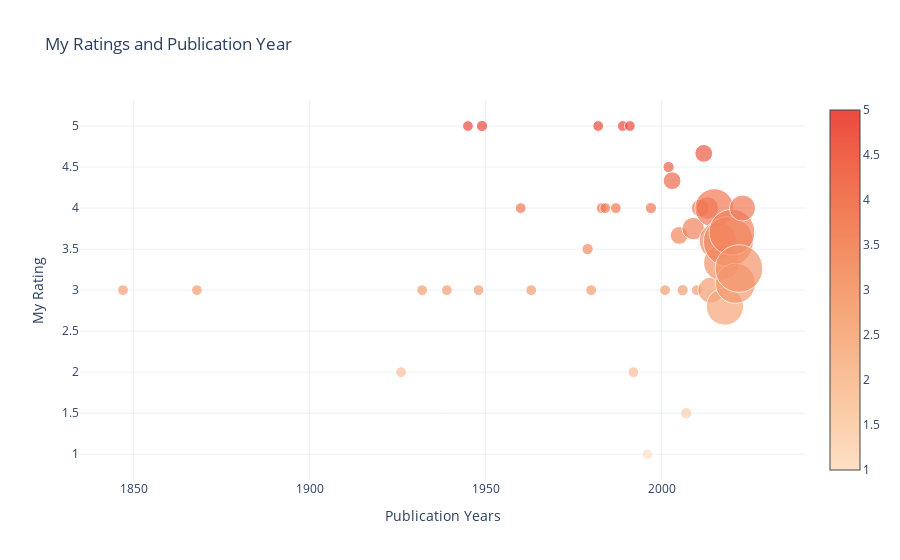

The code cell stored with this chart in its notebook:
### Markdown cell above
# vizualising publication year

### Code cell
from apps.viz import viz_pub_year
fig = viz_pub_year(myreads)
fig.show()

### Figure 1 — Plotly figure (JSON) as saved in the notebook; plotly's stock layout.template omitted (floating-point values rounded to 4 significant figures)
{"data": [{"hoverinfo": "text", "marker": {"color": [3, 3, 2, 3, 3, 5, 3, 5, 4, 3, 3.5, 3, 5, 4, 4, 4, 5, 5, 2, 1, 4, 3, 4.5, 4.333, 3.667, 3, 1.5, 3.75, 3, 4, 4.667, 4, 3, 4, 3.6, 3.333, 2.8, 3.591, 3.706, 3.083, 3.263, 4], "colorscale": [[0, "rgb(253, 224, 197)"], [0.1667, "rgb(250, 203, 166)"], [0.3333, "rgb(248, 181, 139)"], [0.5, "rgb(245, 158, 114)"], [0.6667, "rgb(242, 133, 93)"], [0.8333, "rgb(239, 106, 76)"], [1, "rgb(235, 74, 64)"]], "showscale": true, "size": [1, 1, 1, 1, 1, 1, 1, 1.04, 1, 1, 1.04, 1, 1, 1, 1, 1, 1, 1, 1, 1, 1.04, 1, 1.04, 1.648, 1.648, 1.04, 1.04, 2.079, 1, 1.648, 1.648, 2.079, 2.414, 3.597, 3.454, 3.296, 3.454, 4.637, 4.25, 3.727, 4.417, 2.414], "sizemode": "diameter", "sizeref": 0.09273}, "mode": "markers", "text": ["<span style='font-size: 16px;'>1847</span><br>Jane Eyre - Rating: 3<br>", "<span style='font-size: 16px;'>1868</span><br>Little Women - Rating: 3<br>", "<span style='font-size: 16px;'>1926</span><br>Fiesta: The Sun Also Rises - Rating: 2<br>", "<span style='font-size: 16px;'>1932</span><br>Brave New World - Rating: 3<br>", "<span style='font-size: 16px;'>1939</span><br>And Then There Were None - Rating: 3<br>", "<span style='font-size: 16px;'>1945</span><br>Animal Farm - Rating: 5<br>", "<span style='font-size: 16px;'>1948</span><br>In Cold Blood - Rating: 3<br>", "<span style='font-size: 16px;'>1949</span><br>1984 - Rating: 5<br>Animal Farm / 1984 - Rating: 5<br>", "<span style='font-size: 16px;'>1960</span><br>To Kill a Mockingbird - Rating: 4<br>", "<span style='font-size: 16px;'>1963</span><br>The Bell Jar - Rating: 3<br>", "<span style='font-size: 16px;'>1979</span><br>The Hitchhiker's Guide to the Galaxy (The Hitchhiker's Guide to the Galaxy, #1) - Rating: 3<br>Kindred - Rating: 4<br>", "<span style='font-size: 16px;'>1980</span><br>The Clan of the Cave Bear (Earth's Children, #1) - Rating: 3<br>", "<span style='font-size: 16px;'>1982</span><br>The House of the Spirits - Rating: 5<br>", "<span style='font-size: 16px;'>1983</span><br>The Life and Loves of a She Devil - Rating: 4<br>", "<span style='font-size: 16px;'>1984</span><br>The House on Mango Street - Rating: 4<br>", "<span style='font-size: 16px;'>1987</span><br>Eva Luna - Rating: 4<br>", "<span style='font-size: 16px;'>1989</span><br>Mengele Zoo (Mino-series #1) - Rating: 5<br>", "<span style='font-size: 16px;'>1991</span><br>Wild Swans: Three Daughters of China - Rating: 5<br>", "<span style='font-size: 16px;'>1992</span><br>The Secret History - Rating: 2<br>", "<span style='font-size: 16px;'>1996</span><br>Neverwhere (London Below, #1) - Rating: 1<br>", "<span style='font-size: 16px;'>1997</span><br>Memoirs of a Geisha - Rating: 4<br>The Four Agreements: A Practical Guide to Personal Freedom (A Toltec Wisdom Book) - Rating: 4<br>", "<span style='font-size: 16px;'>2001</span><br>Strange Weather in Tokyo - Rating: 3<br>", "<span style='font-size: 16px;'>2002</span><br>Everything is Illuminated - Rating: 4<br>Kafka on the Shore - Rating: 5<br>", "<span style='font-size: 16px;'>2003</span><br>Monkey Hunting: A Novel (Ballantine Reader's Circle) - Rating: 4<br>The Kite Runner - Rating: 4<br>Shantaram - Rating: 5<br>", "<span style='font-size: 16px;'>2005</span><br>The Book Thief - Rating: 4<br>A Short History of Tractors in Ukrainian - Rating: 4<br>The Devotion of Suspect X (Detective Galileo, #1) - Rating: 3<br>", "<span style='font-size: 16px;'>2006</span><br>The Boy in the Striped Pajamas - Rating: 4<br>Half of a Yellow Sun - Rating: 2<br>", "<span style='font-size: 16px;'>2007</span><br>A Thousand Splendid Suns - Rating: 0<br>The Vegetarian - Rating: 3<br>", "<span style='font-size: 16px;'>2009</span><br>The Help - Rating: 0<br>Island Beneath the Sea - Rating: 5<br>1Q84 (1Q84, #2) - Rating: 5<br>1Q84 Book 1 (1Q84, #1) - Rating: 5<br>", "<span style='font-size: 16px;'>2010</span><br>1Q84 (1Q84, #3) - Rating: 3<br>", "<span style='font-size: 16px;'>2011</span><br>The Little Coffee Shop of Kabul - Rating: 3<br>My Brilliant Friend (The Neapolitan Novels, #1) - Rating: 5<br>Sapiens: A Brief History of Humankind - Rating: 4<br>", "<span style='font-size: 16px;'>2012</span><br>The Travelling Cat Chronicles - Rating: 5<br>The Story of a New Name (The Neapolitan Novels, #2) - Rating: 4<br>Shadow and Bone (The Grisha, #1) - Rating: 5<br>", "<span style='font-size: 16px;'>2013</span><br>Siege and Storm (Grisha Verse, #2) - Rating: 4<br>The Story of My Teeth - Rating: 4<br>Those Who Leave and Those Who Stay (The Neapolitan Novels, #3) - Rating: 4<br>Sweet Bean Paste - Rating: 4<br>", "<span style='font-size: 16px;'>2014</span><br>All the Light We Cannot See - Rating: 3<br>We Were Liars - Rating: 2<br>Ruin and Rising (Shadow and Bone, #3) - Rating: 4<br>Elizabeth is Missing - Rating: 3<br>The Story of the Lost Child (The Neapolitan Novels, #4) - Rating: 3<br>", "<span style='font-size: 16px;'>2015</span><br>The Nightingale - Rating: 5<br>The Sympathizer - Rating: 5<br>A Little Life - Rating: 1<br>Before the Coffee Gets Cold - Rating: 5<br>The Japanese Lover - Rating: 3<br>The Accidental Alchemist (An Accidental Alchemist Mystery, #1) - Rating: 5<br>Homo Deus: A History of Tomorrow - Rating: 4<br>There's No Such Thing as an Easy Job - Rating: 5<br>A Court of Thorns and Roses (A Court of Thorns and Roses, #1) - Rating: 4<br>The Kind Worth Killing (Henry Kimball/Lily Kintner, #1) - Rating: 4<br>Pretty Girls - Rating: 3<br>", "<span style='font-size: 16px;'>2016</span><br>Behold the Dreamers - Rating: 4<br>Homegoing - Rating: 5<br>A Gentleman in Moscow - Rating: 4<br>It Ends with Us (It Ends with Us, #1) - Rating: 2<br>The Masquerading Magician (An Accidental Alchemist Mystery, #2) - Rating: 4<br>One True Loves - Rating: 1<br>Kim Jiyoung, Born 1982 - Rating: 4<br>A Court of Mist and Fury (A Court of Thorns and Roses, #2) - Rating: 3<br>Convenience Store Woman - Rating: 5<br>Beartown (Beartown, #1) - Rating: 4<br>", "<span style='font-size: 16px;'>2017</span><br>Pachinko - Rating: 5<br>The Good Earth (Graphic Adaptation) - Rating: 4<br>Less - Rating: 3<br>Conversations with Friends - Rating: 4<br>Tante Ulrikkes vei - Rating: 0<br>Dødevaskeren - Rating: 4<br>The Elusive Elixir (An Accidental Alchemist Mystery, #3) - Rating: 0<br>The Seven Husbands of Evelyn Hugo - Rating: 5<br>Eleanor Oliphant Is Completely Fine - Rating: 5<br>", "<span style='font-size: 16px;'>2018</span><br>Educated - Rating: 5<br>Dear Mrs. Bird (The Emmy Lake Chronicles, #1) - Rating: 0<br>Normal People - Rating: 2<br>Where the Crawdads Sing - Rating: 3<br>My Year of Rest and Relaxation - Rating: 1<br>My Sister, the Serial Killer - Rating: 4<br>Verity - Rating: 3<br>Fresh Water for Flowers - Rating: 3<br>Jar of Hearts - Rating: 4<br>Before Your Memory Fades (Before the Coffee Gets Cold, #3) - Rating: 3<br>", "<span style='font-size: 16px;'>2019</span><br>Queenie - Rating: 4<br>Girl, Woman, Other - Rating: 4<br>Dominicana - Rating: 3<br>The Beekeeper of Aleppo - Rating: 3<br>The Flatshare - Rating: 2<br>A Long Petal of the Sea - Rating: 5<br>The Unhoneymooners (Unhoneymooners, #1) - Rating: 3<br>The Art of Statistics: How to Learn from Data - Rating: 5<br>The Dutch House - Rating: 3<br>The Lying Life of Adults - Rating: 3<br>Skyggedanseren - Rating: 4<br>The Alchemist's Illusion (An Accidental Alchemist Mystery #4) - Rating: 0<br>Røykteppe (Alexander Blix & Emma Ramm, #2) - Rating: 4<br>Such a Fun Age - Rating: 4<br>Anxious People - Rating: 5<br>Terapeuten - Rating: 4<br>Daisy Jones & The Six - Rating: 5<br>Bunny - Rating: 2<br>The Family Upstairs (The Family Upstairs, #1) - Rating: 4<br>...", "<span style='font-size: 16px;'>2020</span><br>The Switch - Rating: 4<br>The Cat and The City - Rating: 4<br>The Final Game (MCM Investigations #1) - Rating: 4<br>The Vanishing Half - Rating: 4<br>The Mountains Sing - Rating: 5<br>Transcendent Kingdom - Rating: 4<br>The Midnight Library - Rating: 4<br>Piranesi - Rating: 5<br>The Thursday Murder Club (Thursday Murder Club, #1) - Rating: 4<br>Hamnet - Rating: 3<br>How Much of These Hills Is Gold - Rating: 2<br>The Glass Hotel - Rating: 4<br>Ghosts - Rating: 3<br>Djinn Patrol on the Purple Line - Rating: 3<br>Temporary - Rating: 2<br>The Wife Upstairs - Rating: 4<br>The House in the Cerulean Sea - Rating: 4<br>", "<span style='font-size: 16px;'>2021</span><br>We Are All Birds of Uganda - Rating: 4<br>Small Pleasures - Rating: 3<br>Klara and the Sun - Rating: 3<br>The Man Who Died Twice (Thursday Murder Club, #2) - Rating: 3<br>How to Kill Your Family - Rating: 5<br>Malibu Rising - Rating: 4<br>The Island of Missing Trees - Rating: 3<br>The Couple at No. 9 - Rating: 4<br>Stargate - en julefortelling - Rating: 3<br>A Matter of Death and Life - Rating: 2<br>Litt redd, bare - Rating: 0<br>Local Woman Missing - Rating: 3<br>", "<span style='font-size: 16px;'>2022</span><br>Violeta - Rating: 4<br>The Maid (Molly the Maid, #1) - Rating: 4<br>Lessons in Chemistry - Rating: 2<br>One Last Secret - Rating: 2<br>Why Has Nobody Told Me This Before? - Rating: 4<br>I'm Glad My Mom Died - Rating: 4<br>Remarkably Bright Creatures - Rating: 5<br>Tomorrow, and Tomorrow, and Tomorrow - Rating: 4<br>Carrie Soto Is Back - Rating: 4<br>Yinka, Where Is Your Huzband? - Rating: 2<br>Children of Paradise - Rating: 2<br>Wahala - Rating: 4<br>Book Lovers - Rating: 4<br>De uverdige - Rating: 0<br>The Housemaid (The Housemaid, #1) - Rating: 5<br>Hidden Pictures - Rating: 4<br>I'm a Fan - Rating: 2<br>One of Us Is Dead - Rating: 3<br>The Girlfriend - Rating: 3<br>", "<span style='font-size: 16px;'>2023</span><br>Maame - Rating: 4<br>Death of a Bookseller - Rating: 3<br>Conquest - Rating: 3<br>Penance - Rating: 5<br>None of This Is True - Rating: 5<br>"], "type": "scatter", "x": [1847, 1868, 1926, 1932, 1939, 1945, 1948, 1949, 1960, 1963, 1979, 1980, 1982, 1983, 1984, 1987, 1989, 1991, 1992, 1996, 1997, 2001, 2002, 2003, 2005, 2006, 2007, 2009, 2010, 2011, 2012, 2013, 2014, 2015, 2016, 2017, 2018, 2019, 2020, 2021, 2022, 2023], "y": [3, 3, 2, 3, 3, 5, 3, 5, 4, 3, 3.5, 3, 5, 4, 4, 4, 5, 5, 2, 1, 4, 3, 4.5, 4.333, 3.667, 3, 1.5, 3.75, 3, 4, 4.667, 4, 3, 4, 3.6, 3.333, 2.8, 3.591, 3.706, 3.083, 3.263, 4]}], "layout": {"showlegend": false, "title": {"text": "My Ratings and Publication Year"}, "xaxis": {"title": {"text": "Publication Years"}}, "yaxis": {"title": {"text": "My Rating"}}}}
